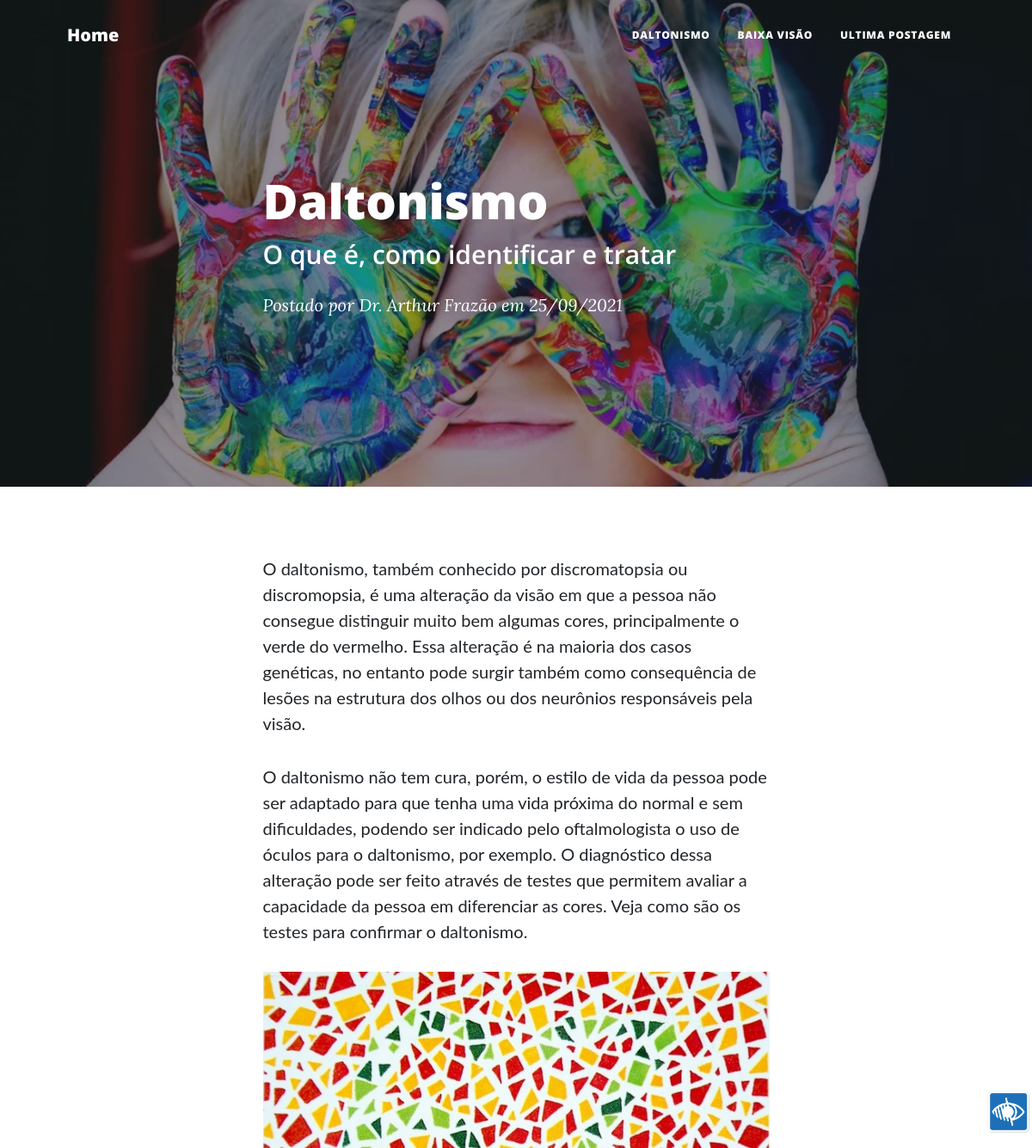
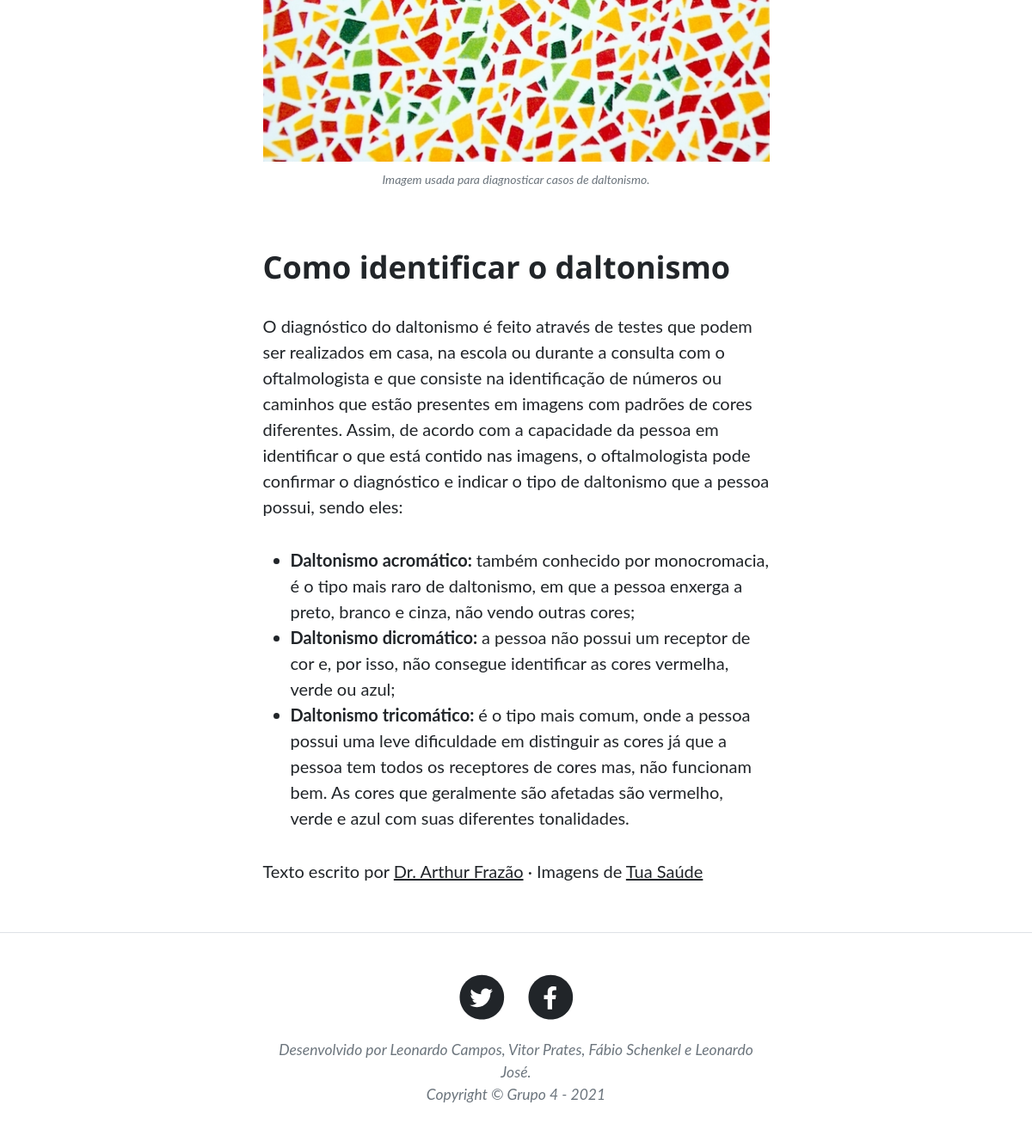
The app's page /post.php?pid=1 with its own data (2 pictures, top to bottom).
### tables this page shows
CREATE TABLE `categorias` (
  `CategoriaID` int(11) NOT NULL,
  `Nome` varchar(150) NOT NULL,
  `Imagem` varchar(200) NOT NULL,
  `Descricao` varchar(200) NOT NULL
);

CREATE TABLE `posts` (
  `PostID` int(11) NOT NULL,
  `Titulo` varchar(150) NOT NULL,
  `Subtitulo` varchar(200) NOT NULL,
  `Autor` varchar(200) NOT NULL,
  `CategoriaID` int(150) NOT NULL,
  `Imagem` varchar(150) NOT NULL,
  `Data` date NOT NULL,
  `Paragrafos` mediumtext NOT NULL,
  `ImagemCONT` varchar(200) NOT NULL,
  `TextoImagemCONT` varchar(300) NOT NULL
);

### post.php (the view)
<?php
include_once "includes/head.php";
include_once "includes/menu.php";
include_once "includes/db.php";
$postId = $_GET["pid"];
?>
<?php
$sql = "SELECT * FROM posts WHERE PostID = $postId";
$resultado = mysqli_query($conn, $sql);
if ($resultado) {
    while ($row = mysqli_fetch_array($resultado)) {
        $titulo = $row['Titulo'];
        $subtitulo = $row['Subtitulo'];
        $autor = $row['Autor'];
        $imagem = $row['Imagem'];
        $data = date_create($row['Data']);
        $data = date_format($data,"d/m/Y");
        $imagemCONT = $row['ImagemCONT'];
        $textoImagemCONT = $row['TextoImagemCONT'];
        $paragrafos = $row['Paragrafos'];
        $formatado = "<p>";
        $formatado .= str_replace("%p%", "</p><p>", $paragrafos);
        $formatado = str_replace("%t%", "</p><h2 class=\"section-heading\">", $formatado);
        $formatado = str_replace("%t/%", "</h2><p>", $formatado);
        $formatado = str_replace("%ul%", "</p><ul>", $formatado);
        $formatado = str_replace("%ul/%", "</ul><p>", $formatado);
        $formatado = str_replace("%li%", "<li>", $formatado);
        $formatado = str_replace("%li/%", "</li>", $formatado);
        $formatado = str_replace("%str%", "<strong>", $formatado);
        $formatado = str_replace("%str/%", "</strong>", $formatado);
        $formatado = str_replace("%img%", "</p><a href=\"#!\"><img class=\"img-fluid\" src=\"assets/img/$imagemCONT\" alt=\"$textoImagemCONT\" /></a> <span class=\"caption text-muted\">$textoImagemCONT</span>", $formatado);
        $formatado .= "</p>";
        ?>
        <header class="masthead" style="background-image: url('assets/img/<?php echo $imagem; ?>')">
            <div class="container position-relative px-4 px-lg-5">
                <div class="row gx-4 gx-lg-5 justify-content-center">
                    <div class="col-md-10 col-lg-8 col-xl-7">
                        <div class="post-heading">
                            <h1><?php echo $titulo; ?></h1>
                            <h2 class="subheading"><?php echo $subtitulo; ?></h2>
                            <span class="meta">
                                Postado por
                                <a href="#"><?php echo $autor; ?></a>
                                em <?php echo $data; ?>
                            </span>
                        </div>
                    </div>
                </div>
            </div>
        </header>
        <?php
    }
}
?>
<article class="mb-4">
    <div class="container px-4 px-lg-5">
        <div class="row gx-4 gx-lg-5 justify-content-center">
            <div class="col-md-10 col-lg-8 col-xl-7">
                <?php
                    echo $formatado;
                ?>
                <p>
                    Texto escrito por
                    <a href="http://spaceipsum.com/"> <?php echo $autor; ?></a>
                    &middot; Imagens de
                    <a href="https://www.tuasaude.com/daltonismo/">Tua Saúde</a>
                </p>
            </div>
        </div>
    </div>
</article>
<?php
include_once "includes/footer.php";
?>

### includes/menu.php (shortened to what this page needs)
<?php
include_once "includes/db.php";
?>
<nav class="navbar navbar-expand-lg navbar-light" id="mainNav">
    <div class="container px-4 px-lg-5">
        <a class="navbar-brand" href="index.php">Home</a>
        <div class="collapse navbar-collapse" id="navbarResponsive">
            <ul class="navbar-nav ms-auto py-4 py-lg-0">
                <?php
                $sql = "SELECT * FROM categorias";
                $resultado = mysqli_query($conn, $sql);
                if ($resultado) {
                    while ($row = mysqli_fetch_array($resultado)) {
                        ?>
                        <li class="nav-item"><a class="nav-link px-lg-3 py-3 py-lg-4" href="index.php?cid=<?php echo $row['CategoriaID']; ?>"><?php echo $row['Nome']; ?></a></li>
                        <?php
                    }
                }
                ?>
                <?php
                $ultimoPost = 0;
                $sql = "SELECT * FROM posts";
                $resultado = mysqli_query($conn, $sql);
                if ($resultado) {
                    while ($row = mysqli_fetch_array($resultado)) {
                        $ultimoPost++;
                    }
                }
                ?>
                <li class="nav-item"><a class="nav-link px-lg-3 py-3 py-lg-4" href="post.php?pid=<?php echo $ultimoPost ?>">Ultima Postagem</a></li>
            </ul>
        </div>
    </div>
</nav>

### records on screen
categorias: Nome "DALTONISMO"
categorias: Nome "BAIXA VISÃO"
posts: Imagem (picture), Titulo "Daltonismo", Subtitulo "O que é, como identificar e tratar", Autor "Dr. Arthur Frazão", Data "25/09/2021", Paragrafos "O daltonismo, também conhecido por discromatopsia ou discromopsia, é uma alteração da visão em que a pessoa não consegue distinguir muito bem algumas cores, principalmente o verde do vermelho. Essa alteração é na maioria dos casos genéticas, no entanto pode surgir também como consequência de lesões na estrutura dos olhos ou dos neurônios responsáveis pela visão. O daltonismo não tem cura, porém, o estilo de vida da pessoa pode ser adaptado para que tenha uma vida próxima do normal e sem dificuldades, podendo ser indicado pelo oftalmologista o uso de óculos para o daltonismo, por exemplo. O diagnóstico dessa alteração pode ser feito através de testes que permitem avaliar a capacidade da…", Paragrafos (picture)
